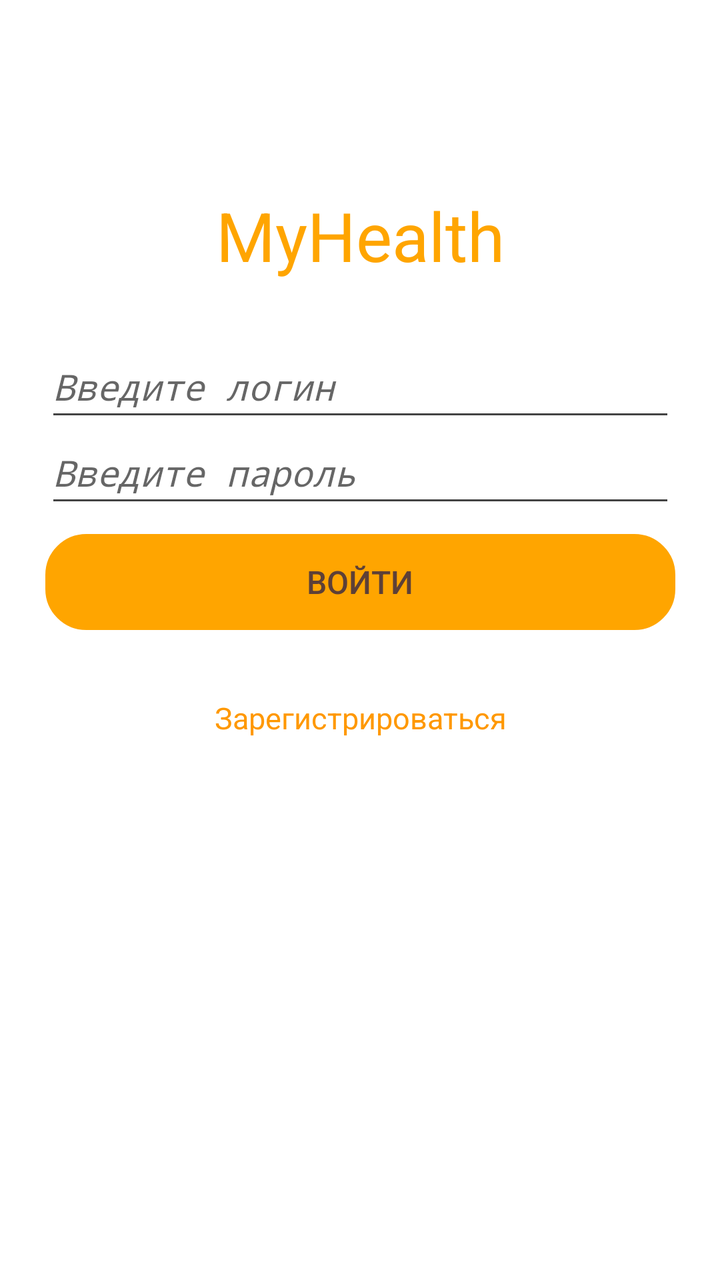
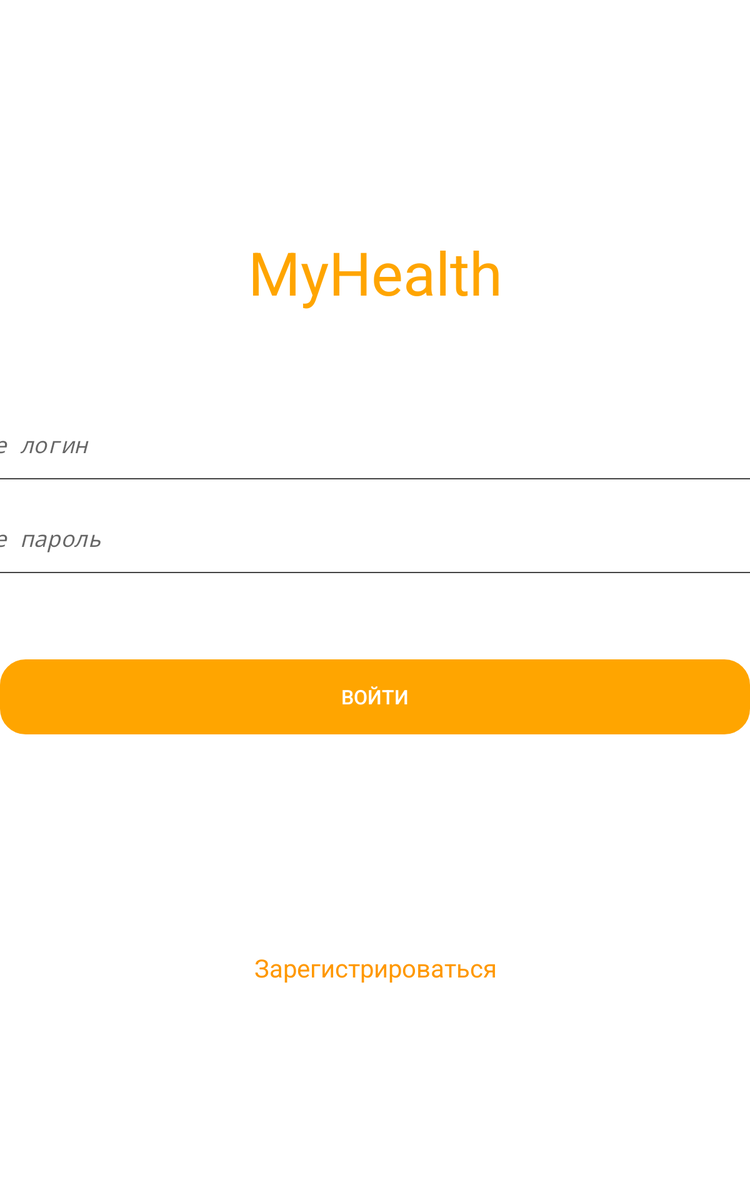

One screen, two layout resources from the same app: the default and the repository's alternative for another configuration. Each is rendered where Android would select it; the XML of both is given below.
<!-- AndroidManifest.xml: application theme Theme.MyHealth -->
<!-- res/layout/activity_login.xml -->
<?xml version="1.0" encoding="utf-8"?>
<androidx.constraintlayout.widget.ConstraintLayout xmlns:android="http://schemas.android.com/apk/res/android"

    xmlns:app="http://schemas.android.com/apk/res-auto"
xmlns:tools="http://schemas.android.com/tools"
    android:layout_width="match_parent"
android:layout_height="match_parent"
android:background="#FFFFFF">

    <TextView
        android:id="@+id/label"
        android:layout_width="wrap_content"
        android:layout_height="wrap_content"
        android:scrollbarAlwaysDrawHorizontalTrack="true"
        android:text="MyHealth"
        android:textColor="#FFA500"
        android:textSize="34sp"
        android:typeface="sans"
        app:layout_constraintBottom_toBottomOf="parent"
        app:layout_constraintEnd_toEndOf="parent"
        app:layout_constraintHorizontal_bias="0.50"
        app:layout_constraintStart_toStartOf="parent"
        app:layout_constraintTop_toTopOf="parent"
        app:layout_constraintVertical_bias="0.16000003"></TextView>


    <EditText
        android:id="@+id/nameEnter"
        android:layout_width="315dp"
        android:layout_height="48dp"
        android:backgroundTint="#444444"
        android:hint="Введите логин"
        android:hyphenationFrequency="normalFast"
        android:inputType="textPersonName"
        android:textStyle="italic"
        android:typeface="monospace"
        app:layout_constraintBottom_toBottomOf="parent"
        app:layout_constraintEnd_toEndOf="parent"
        app:layout_constraintStart_toStartOf="parent"
        app:layout_constraintTop_toTopOf="parent"
        app:layout_constraintVertical_bias="0.283"></EditText>

    <EditText
        android:id="@+id/passwordEnter"
        android:layout_width="315dp"
        android:layout_height="48dp"
        android:backgroundTint="#444444"
        android:hint="Введите пароль"
        android:inputType="textPassword"
        android:textStyle="italic"
        android:typeface="monospace"
        app:layout_constraintBottom_toBottomOf="parent"
        app:layout_constraintEnd_toEndOf="parent"
        app:layout_constraintStart_toStartOf="parent"
        app:layout_constraintTop_toTopOf="parent"
        app:layout_constraintVertical_bias="0.356"></EditText>

    <Button
        android:id="@+id/logInButton"
        android:layout_width="315dp"
        android:layout_height="48dp"
        android:background="@drawable/custom_button_shape"
        android:backgroundTint="#FFA500"
        android:text="Войти"
        android:textColor="#5D4037"
        android:textSize="16sp"
        android:typeface="normal"
        app:layout_constraintBottom_toBottomOf="parent"
        app:layout_constraintEnd_toEndOf="parent"
        app:layout_constraintStart_toStartOf="parent"
        app:layout_constraintTop_toTopOf="parent"
        app:layout_constraintVertical_bias="0.451"></Button>

    <Button
        android:id="@+id/signUpButton"
        android:layout_width="180dp"
        android:layout_height="48dp"
        android:background="@android:color/transparent"
        android:text="Зарегистрироваться"
        android:textAllCaps="false"
        android:textColor="#FF9800"
        android:textSize="15sp"
        android:typeface="sans"
        app:layout_constraintBottom_toBottomOf="parent"
        app:layout_constraintEnd_toEndOf="parent"
        app:layout_constraintStart_toStartOf="parent"
        app:layout_constraintTop_toTopOf="parent"
        app:layout_constraintVertical_bias="0.566"></Button>
</androidx.constraintlayout.widget.ConstraintLayout>
<!-- resources referenced by this layout -->
<resources>
  <!-- drawable custom_button_shape (drawable) -->
  <?xml version="1.0" encoding="utf-8"?>
  <shape xmlns:android="http://schemas.android.com/apk/res/android"
      android:shape="rectangle">
      <corners android:radius="20dp"/>
      <stroke
          android:width="1dp"/>
          
      
  </shape>
  <style name="Theme.MyHealth" parent="Theme.AppCompat.Light.NoActionBar">
  
      </style>
</resources>
<!-- res/layout-large/activity_login.xml (the repository's variant of the layout above) -->
<!-- drawn on a 7-inch tablet held upright -->
<?xml version="1.0" encoding="utf-8"?>
<androidx.constraintlayout.widget.ConstraintLayout xmlns:android="http://schemas.android.com/apk/res/android"

    xmlns:app="http://schemas.android.com/apk/res-auto"
    xmlns:tools="http://schemas.android.com/tools"
    android:layout_width="match_parent"
    android:layout_height="match_parent"
    android:background="#FFFFFF">


    <TextView
        android:id="@+id/label"
        android:layout_width="wrap_content"
        android:layout_height="wrap_content"
        android:scrollbarAlwaysDrawHorizontalTrack="true"
        android:text="MyHealth"
        android:textColor="#FFA500"
        android:textSize="48sp"
        android:typeface="sans"
        app:layout_constraintBottom_toBottomOf="parent"
        app:layout_constraintEnd_toEndOf="parent"
        app:layout_constraintStart_toStartOf="parent"
        app:layout_constraintTop_toTopOf="parent"
        app:layout_constraintVertical_bias="0.207"></TextView>

    <EditText
        android:id="@+id/nameEnter"
        android:layout_width="750dp"
        android:layout_height="75dp"
        android:backgroundTint="#444444"
        android:hint="Введите логин"
        android:hyphenationFrequency="normalFast"
        android:inputType="textPersonName"
        android:textStyle="italic"
        android:typeface="monospace"
        app:layout_constraintBottom_toTopOf="@+id/passwordEnter"
        app:layout_constraintEnd_toEndOf="parent"
        app:layout_constraintStart_toStartOf="parent"
        app:layout_constraintTop_toBottomOf="@+id/label"
        app:layout_constraintVertical_bias="1.0"></EditText>

    <EditText
        android:id="@+id/passwordEnter"
        android:layout_width="750dp"
        android:layout_height="75dp"
        android:backgroundTint="#444444"
        android:hint="Введите пароль"
        android:inputType="textPassword"
        android:textStyle="italic"
        android:typeface="monospace"
        app:layout_constraintBottom_toTopOf="@+id/logInButton"
        app:layout_constraintEnd_toEndOf="parent"
        app:layout_constraintStart_toStartOf="parent"
        app:layout_constraintTop_toBottomOf="@+id/label"
        app:layout_constraintVertical_bias="0.698"></EditText>

    <Button
        android:id="@+id/logInButton"
        android:layout_width="600dp"
        android:layout_height="60dp"
        android:background="@drawable/custom_button_shape"
        android:backgroundTint="#FFA500"
        android:text="Войти"
        android:textColor="#FFFFFF"
        android:textSize="16sp"
        android:typeface="normal"
        app:layout_constraintBottom_toBottomOf="parent"
        app:layout_constraintEnd_toEndOf="parent"
        app:layout_constraintStart_toStartOf="parent"
        app:layout_constraintTop_toTopOf="parent"
        app:layout_constraintVertical_bias="0.586"></Button>

    <Button
        android:id="@+id/signUpButton"
        android:layout_width="400dp"
        android:layout_height="48dp"
        android:background="@android:color/transparent"
        android:text="Зарегистрироваться"
        android:textAllCaps="false"
        android:textColor="#FF9800"
        android:textSize="20sp"
        android:typeface="sans"
        app:layout_constraintBottom_toBottomOf="parent"
        app:layout_constraintEnd_toEndOf="parent"
        app:layout_constraintStart_toStartOf="parent"
        app:layout_constraintTop_toBottomOf="@+id/logInButton"></Button>
</androidx.constraintlayout.widget.ConstraintLayout>
